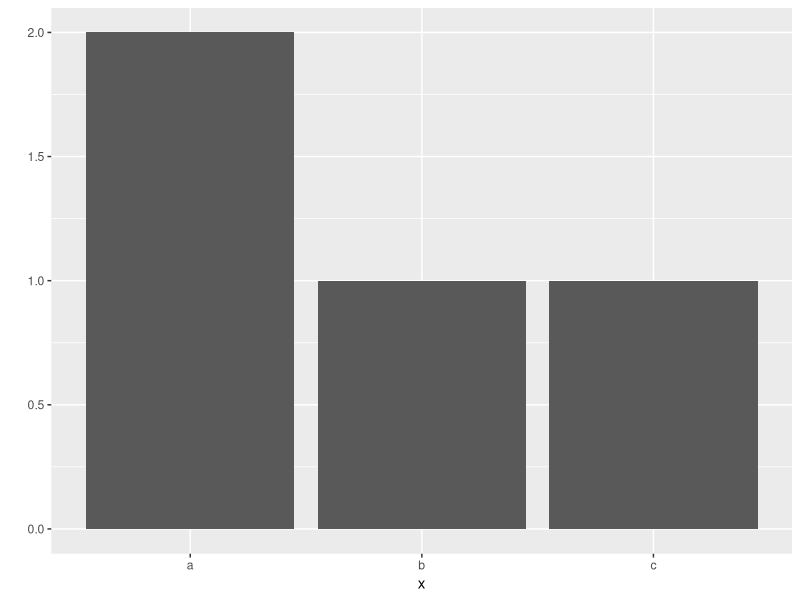
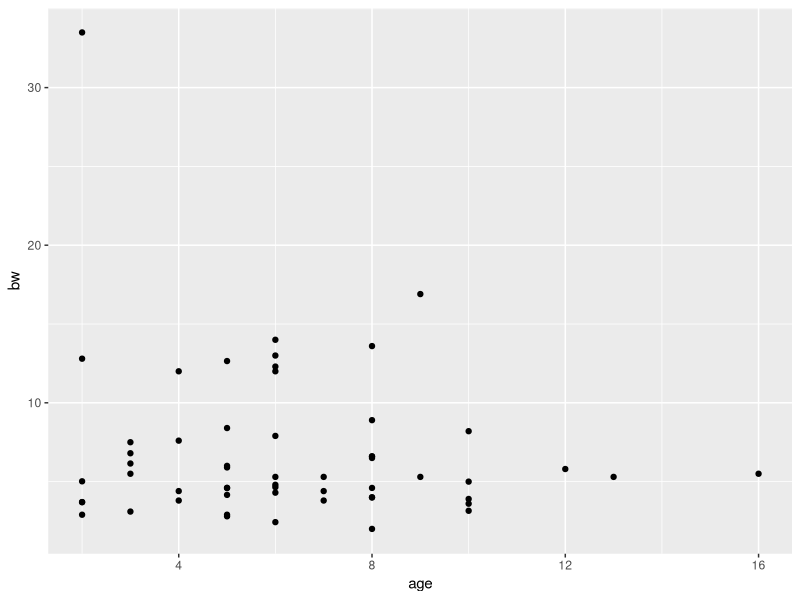
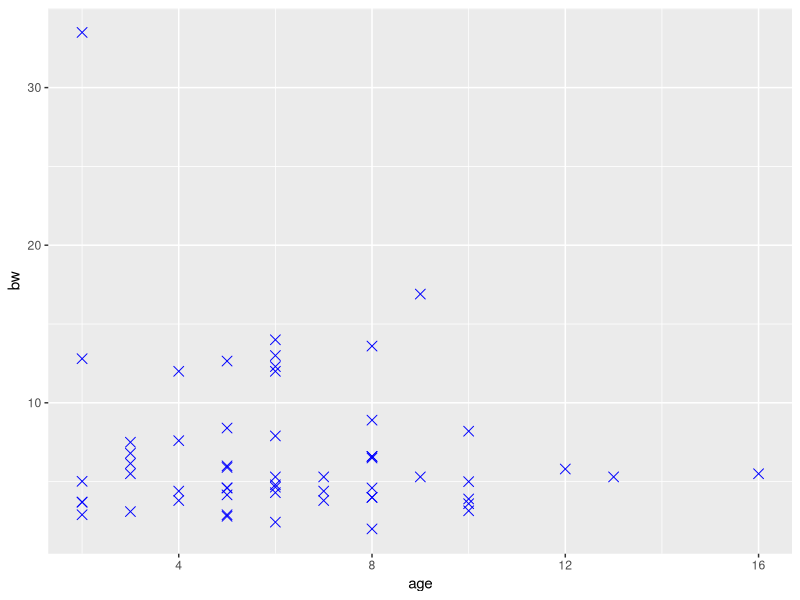
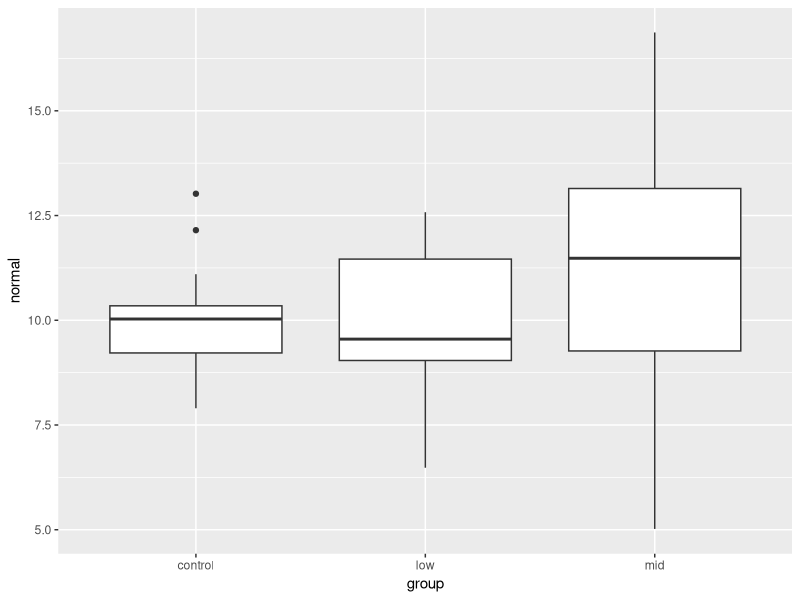
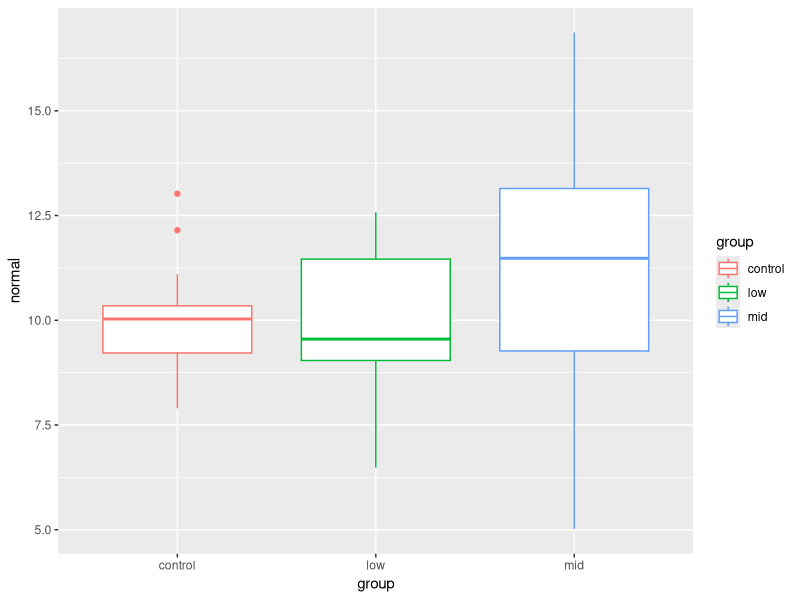
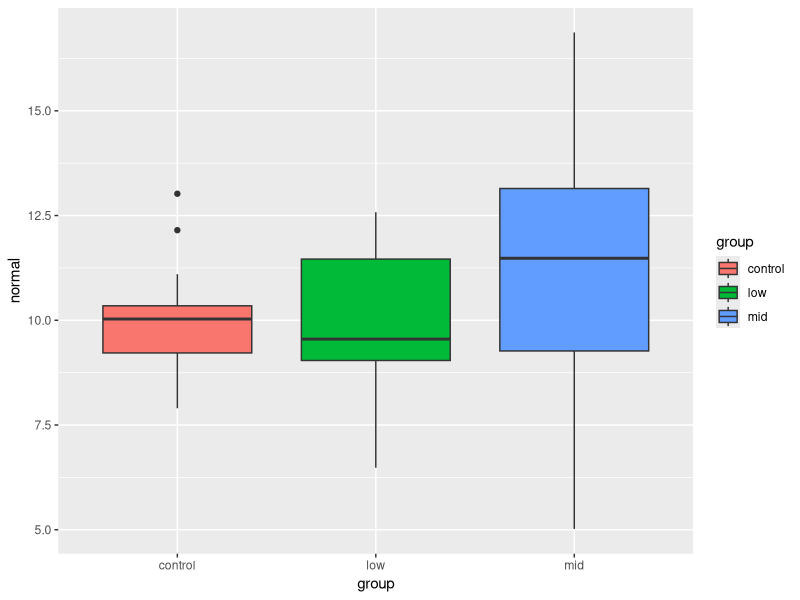
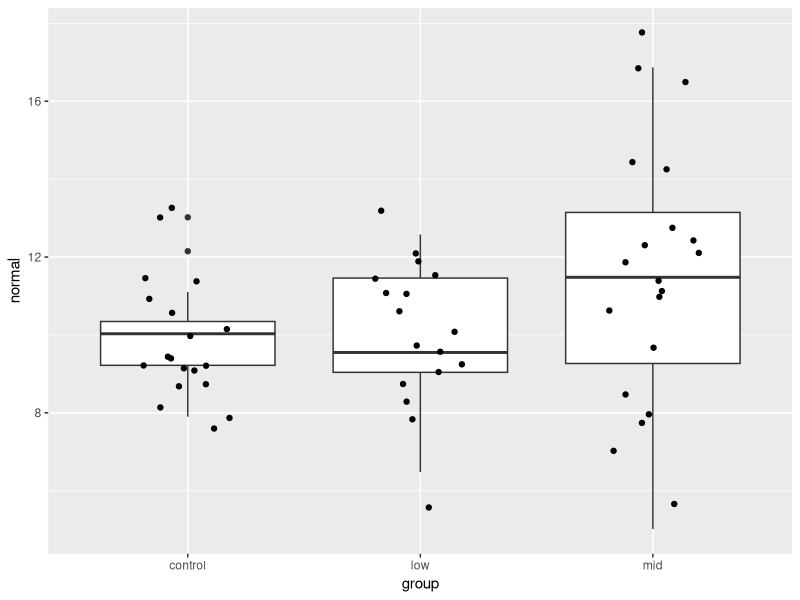

The R script that drew these images, in order:

####  변수다루기 ####
a <- 1 # a 에 1을 할당
a      # a 출력
print(a) # 마찬가지로 a  출력
b <- 2
b
c <- 10
print(c)

a+b
a+b+c
b/4
5*a

# 여러 값으로 구성된 변수 만들기

var1 <- c(1,2,5,8,10)
var1

var2 <- c(1:5) # 1부터 5까지 연속값으로 변수 생성
var2

var3<- seq(1,10) # 1부터 10까지 연속값으로 변수 생성
var3

var4 <- seq(1,10, by=2) # 1-10까지 2간격으로 변수 생성
var4

# 여러값의 변수로도 연산 가능

var1
var1+2

# 여러값의 변수간의 연산가능
var1
var2
var1+var2

#### 함수 다루기 ####
#함수를 이용하여 계산하기

x <- c(5,7,10)
x

mean(x)  # 평균값
max(x)   # 최대값
min(x)   # 최솟값

#### 패키지(package) ####

# 패키지 설치

install.packages("ggplot2") # 괄호안에 설치할 패키지 이름 입력, 앞 뒤에 따옴표를 넣어야함
library("ggplot2") # 패키지를 로드하기, 따옴표를 넣어도 되고 안 넣어도 됨

#함수 사용해보기
x <- c("a","a","b","c")
x
qplot(x)


#### R 데이터 프레임 다루기 ####

### 직접 입력으로 데이터 프레임 만들기
age <- c(6,8,6,3)
age

bw <- c (13,4,5,7)
bw

df_clinic <-data.frame(age,bw)
df_clinic

sex <-c(1,1,2,2)
sex

df_clinic <-data.frame(age,bw,sex)
df_clinic

# 분석하기
mean(df_clinic$age) # 병원방문견 나이 평균
mean(df_clinic$bw)  # 병원방문견 몸무게 평균균

# 데이터 프레임 한번에 만들기

df_clinic <- data.frame(age=c(5,8,6,3),
                        bw= c(13,4,5,6),
                        sex= c(1,1,2,2))
df_clinic

### 데이터를 csv로 저장
df_clinic

write.csv(df_clinic, file="df_clinic.csv")

### 외부데이터 이용하기
### csv 파일 불러오기
# csv란? 대부분 프로그램에서 사용하는 범용 데이터 파일 
# CSV : Comma-Seperated Values)

df_clinic_csv <-read.csv("csv_data.csv")
df_clinic_csv

## 데이터 설명 : 병원에 방문한 개들에게 영양제를 먹이기 전, 특정 균의 양을 측정하고 영양제를 먹인후 특정 균의 양을 측정하여 
## 영양제의 치료효과를 확인함
## id : 방문견 번호
## group: low- 저용양  mid- 중간용량  control- 먹이지 않음
## sex : 성별,  F=Female/암컷  M=Male/수컷 
## age : 나이, 단위는 년
## bw : 몸무게  body weight,  단위는 kg
## bcs : body condition score, 9단계
## normal : 영양제를 먹기전 균의 양
## treat : 영양제를 먹은후 균의 양


## 데이터 프레임 파악하기  
## 데이터가 주어질때 가장 먼저 하는일 : 데이터의 전반적인 구조 파악

dog <- read.csv("csv_data.csv")
dog

head(dog) # 앞에서 부터 6행까지 출력
tail(dog) # 데이터 뒷부분 확인
View(dog) # 뷰어창에서 직접 보여줌, V는 대문자
summary(dog) # 전체 요약

mean(dog$normal) #평균 mean
sd(dog$normal) # 표준편차, standard deviation

mean(dog$treat)
sd(dog$treat)

install.packages("data.table")
library("data.table")

# dog를 데이터 테이블화
dt<-data.table(dog)
# 그룹별 영양제 먹기 전 균량 평균 및 표준편차
dt[,list(mean=mean(normal),sd=sd(normal)),by=group]
# 그룹별 영양제 먹은 후 균량 평균 및 표준편차
dt[,list(mean=mean(treat),sd=sd(treat)),by=group]

#### 그래프 그려보기 ####

## ggplot(데이터이름) +  geom_기능(aes(변수정보))

## scatter plot 점그래프
# dog 데이터에서  x 축은 age로 y 는 bw로
ggplot(dog)+
  geom_point(aes(x=age, y=bw))

# 사이즈 3, 색깔 파란색, 모양 X자
ggplot(dog)+
  geom_point(aes(x=age, y=bw),size=3,color="blue",shape=4)

## boxplot
ggplot(data=dog, aes(x=group, y=normal))+
  geom_boxplot()

# group별로 색깔 부여
ggplot(data=dog, aes(x=group, y=normal, color=group))+
  geom_boxplot()
# box 안에 group색깔 부여
ggplot(data=dog, aes(x=group, y=normal, fill= group))+
  geom_boxplot()
# boxplot과 점그래프를 한번에
ggplot(data=dog, aes(x=group, y=normal))+
  geom_boxplot()+
  geom_jitter(size=1.5, width=0.2,height=1.5)

#### 데이터 통계분석 ####

dog

#### 첫번째 통계분석
## anova test
## 3 개의 다른 군에서 각 데이터 간의 통계적으로 차이점이 있는지 파악하는 분석

## dog  데이터에서 group 별로 normal, 영양제 먹기 전 균량간의 통계적 차이를 분석
normal.aov <- aov(normal ~ group, data = dog)
summary(normal.aov)

## dog  데이터에서 group 별로 treat, 영양제 먹은 후 균량간의 통계적 차이를 분석
treat.aov <- aov(treat ~ group, data = dog)
summary(treat.aov)

## 결과 해석
## p value < 0.05 : 통계적으로 유의한 차이
## p value > 0.05 : 통계적으로 유의미한 차이가 없다. 
## 영양제 먹기 전에 균량에는 차이가 없었으나 먹은후 그룹간에 통계적으로 유의한 균량의 차이를 보였다.

#### 2. paired t test 
## 같은 군내에서 치료 전 후 간의 통계적인 차이가 있는지를 확인하는 분석
## 먼저 데이터프레임을 분해
# 저용량군 추출
low <- subset(dog,subset = group == 'low')
low

# low 에서 normal, low 에서 treat 간의 paired-t-test
t.test(low$normal, low$treat, paired = TRUE)

## 결과해석
## 영양제 투입 전후로 통계적으로 유의한 균량의 차이를 보였다.

# 중간용량군 추출
mid <- subset(dog,subset = group == 'mid')
mid
t.test(mid$normal, mid$treat, paired = TRUE)


# 대조군군 추출
con <- subset(dog,subset = group == 'control')
con
t.test(con$normal, con$treat, paired = TRUE)
